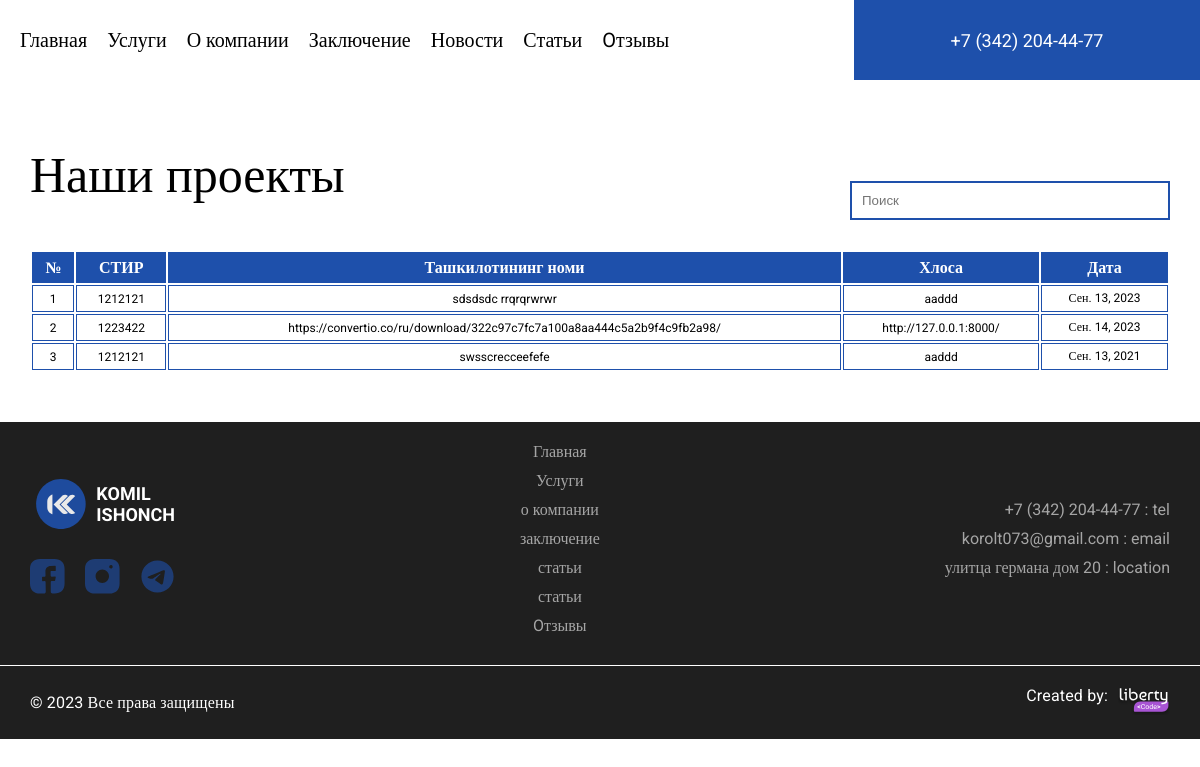
Screenshot of /project with the database file from the repository.
### main/models.py (models this page shows, shortened)
class My_news_project(models.Model):
    stir = models.CharField("СТИР", max_length=100)
    names = models.CharField("Ташкилотининг номи", max_length=250)
    text = models.CharField("Хлоса", max_length=250)
    data = models.DateField("Дата")
    project_img1 = models.ImageField(upload_to ='media/')
    project_img2 = models.ImageField(upload_to ='media/')
    project_img3 = models.ImageField(upload_to ='media/')
    class Meta:
        verbose_name = 'проект'
        verbose_name_plural = 'проектЫ'

### main/views.py (the view)
# urls.py: path('project', views.project, name='project'),
def project(request):
    arr = My_news_project.objects.all()
    return render(request, 'main/project.html', {"arr":arr})

### main/templates/main/project.html (shortened to what this page needs)
{% extends 'main/layout.html' %}
{% load static %}
{% block style %}
<link rel="stylesheet" href="{% static 'scss/projectStyle.css' %}">
{% endblock %}
{% block content %}
<section class="project">
    <div class="cont">
        <div class="textcontent">
            <h2 class="textGlav">
                Наши проекты
            </h2>
            <input type="text" placeholder="Поиск" class="searchProject" name="" id="">
        </div>
        <div class="box">
            <table>
                <thead>
                    <tr>
                        <th>№</th>
                        <th>СТИР</th>
                        <th>Ташкилотининг номи</th>
                        <th>Хлоса</th>
                        <th>Дата</th>
                    </tr>
                </thead>
                <tbody>
                    {% for item in arr %}
                    <tr id="{{item.id}}" class="projectImg search_my_project" data-time="{{item.data}}" data-img1="media/{{item.project_img1}}" data-img2="media/{{item.project_img2}}" data-img3="media/{{item.project_img3}}">
                        <td>{{item.id}}</td>
                        <td>{{item.stir}}</td>
                        <td>{{item.names}}</td>
                        <td>{{item.text}}</td>
                        <td>{{item.data}}</td>
                    </tr>
                    {% endfor %}
                </tbody>
            </table>
        </div>
    </div>
</section>
{% endblock %}

### static/scss/style.css (style rules this page uses)
* { margin: 0; padding: 0; box-sizing: border-box; transition: all 0.3s; }
body { font-family: Roboto; }
.cont { max-width: 1140px; margin: 0 auto; height: 100%; transition: all 0.3s; }
.textGlav { color: #000; font-size: 50px; font-style: normal; font-weight: 500; line-height: 100%; }
main .project { margin-top: 100px; }
main .project .box { overflow-x: auto; width: 100%; }
main .project table th { padding: 5px; border: 1px solid #1E50AB; text-align: center; background-color: #1E50AB; color: #fff; }
main .project table td { padding: 5px; border: 1px solid #1E50AB; text-align: center; font-size: 12px; cursor: pointer; }

### static/scss/projectStyle.css (style rules this page uses)
.project { margin-top: 0px !important; padding-top: 150px; justify-content: space-between; }
.project .textcontent { display: flex; justify-content: space-between; align-items: center; flex-wrap: wrap; }
.project .textcontent input { width: 320px; padding: 10px; border: 2px solid #1E50AB; }
.project h2 { margin-bottom: 50px; }
.project .box { overflow-x: auto; width: 100%; }
.project table { width: 100%; }
.project table th { padding: 5px; border: 1px solid #1E50AB; text-align: center; background-color: #1E50AB; color: #fff; }
.project table td { padding: 5px; border: 1px solid #1E50AB; text-align: center; font-size: 12px; cursor: pointer; }

### rows the page displays
My_news_project: id "1", stir "1212121", names "sdsdsdc rrqrqrwrwr", text "aaddd", data "Сен. 13, 2023"
My_news_project: id "2", stir "1223422", names "https://convertio.co/ru/download/322c97c7fc7a100a8aa444c5a2b9f4c9fb2a98/", text "http://127.0.0.1:8000/", data "Сен. 14, 2023"
My_news_project: id "3", stir "1212121", names "swsscrecceefefe", text "aaddd", data "Сен. 13, 2021"
